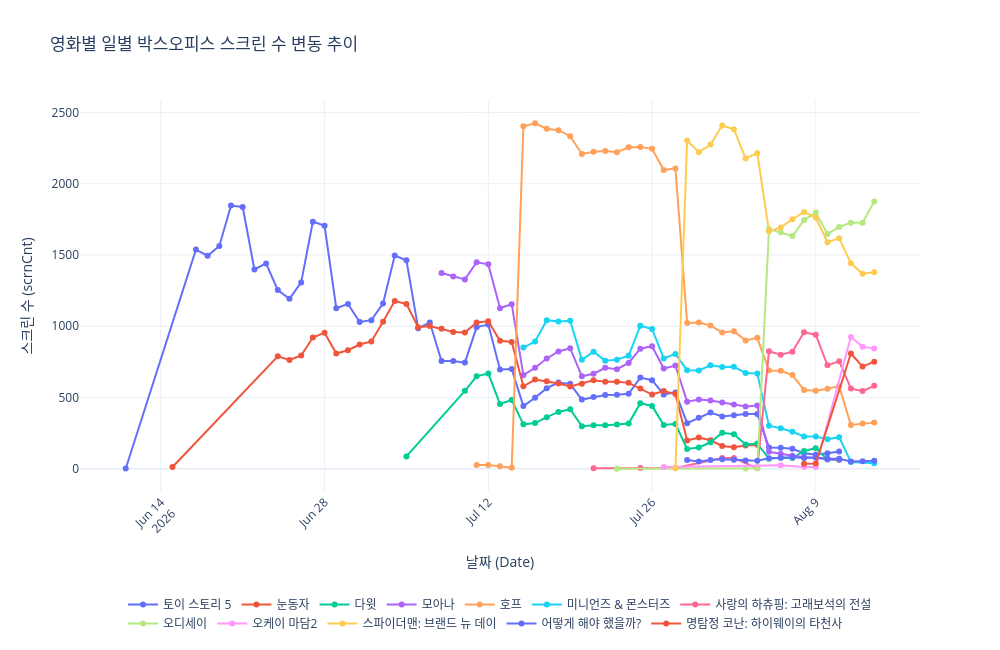

Here is the notebook cell this chart was saved with:
### Markdown cell above
### 4-1-6. 기간에 따른 스크린 수 변화

### Code cell
draw_lineChart(merged_df, 'scrnCnt', '영화별 일별 박스오피스 스크린 수 변동 추이', '스크린 수')
